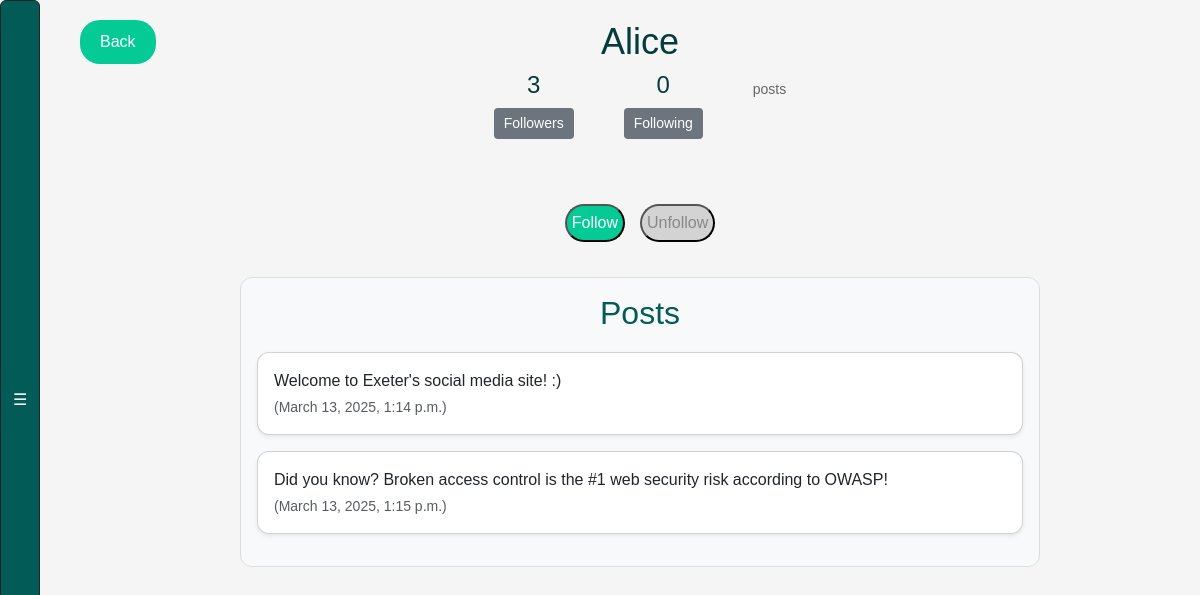
Before: /profile/1/ (signed in) with the older database file.
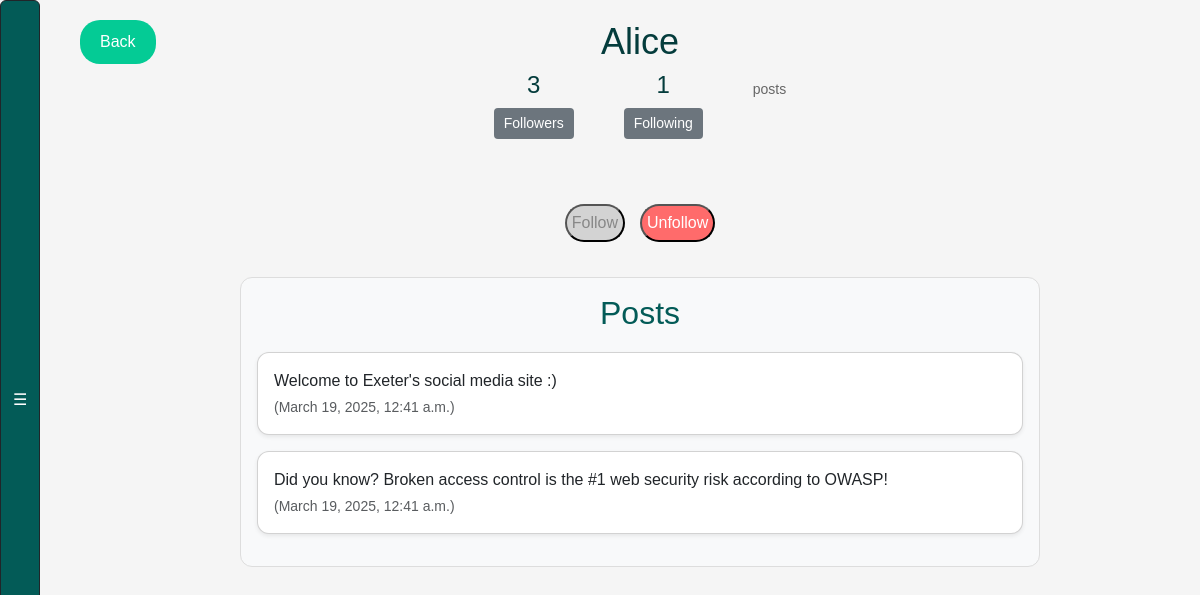
After: the same page with the newer database file.
### webapp/models.py (models this page shows, shortened)
class Profile(models.Model):
    user = models.OneToOneField(User, on_delete=models.CASCADE)
    follows = models.ManyToManyField(
        "self",
        related_name="followed_by",
        symmetrical=False,
        blank=True
    )
    private = models.BooleanField(default=False)
    def create_profile(sender, instance, created, **kwargs):
        if created:
            user_profile = Profile(user=instance)
            user_profile.save()
            user_profile.follows.set([instance.id, 1, 2])
            user_profile.save()
    post_save.connect(create_profile, sender=User)

class Post(models.Model):
    user = models.ForeignKey(
        User, related_name="posts", on_delete=models.DO_NOTHING
    )
    body = models.CharField(max_length=140)
    created_at = models.DateTimeField(auto_now_add=True)

### webapp/views.py (the view, shortened to what this page needs)
# urls.py: path('profile/<int:pk>/', views.profile, name='profile'),
@login_required
def profile(request, pk):
    if not hasattr(request.user, 'profile'):
        missing_profile = Profile(user=request.user)
        missing_profile.save()
    profile = get_object_or_404(Profile, pk=pk)
    flag = None
    return render(request, "profile.html", {"profile": profile, "flag": flag})

### webapp/templates/profile.html (shortened to what this page needs)
{% load static %}
<!DOCTYPE html>
<html>
<head>
    <link href="https://cdn.jsdelivr.net/npm/bootstrap@5.3.0-alpha1/dist/css/bootstrap.min.css" rel="stylesheet">
    <link rel="stylesheet" href="{% static 'css/style.css' %}">
</head>
<body>
    {% include 'exercise_bar.html' %}
    <div class="top-buttons">
        <a href="{% url 'profile_list' %}" class="btn-top">Back</a>
    </div>
    <div class="main-content">
        <div class="profile-header text-center">
            <h1>{{profile.user.username}}</h1>
            <div class="stats">
                <div>
                    <h4>{{ profile.followed_by.count }}</h4>
                    <a href="{% url 'followers' profile.pk %}" class="btn btn-profile">Followers</a>
                </div>
                <div>
                    <h4>{{ profile.follows.count }}</h4>
                    <a href="{% url 'following' profile.pk %}" class="btn btn-profile">Following</a>
                </div>
                <div>
                    <p>posts</p>
                </div>
            </div>
        </div>
        <form method="post">
            <div class="buttons has-addons">
            {% if profile in user.profile.follows.all %}
                <button class="button follow is-static">Follow</button>
                <button class="button unfollow" name="follow" value="unfollow">
                    Unfollow
                </button>
            {% else %}
                <button class="button follow" name="follow" value="follow">
                    Follow
                </button>
                <button class="button unfollow is-static">Unfollow</button>
            {% endif %}
            </div>
        </form>
        <div class="posts-container">
            <div class="posts-scrollable overflow-auto p-3">
                <h2 class="text-center">Posts</h2>
                {% for post in profile.user.posts.all %}
                <div class="post card shadow-sm p-3 mb-3">
                    <p class="mb-1">{{ post.body }}</p>
                    <p class="text-muted small">({{ post.created_at }})</p>
                </div>
                {% empty %}
                <p class="text-center">No posts yet.</p>
                {% endfor %}
            </div>
        </div>
    </div>
</body>
</html>

Changed rows visible on the page:
computed for Profile "Alice": follows.count "0" → "1"
changed Post: body "Welcome to Exeter's social media site! :)" → "Welcome to Exeter's social media site :)"; created_at "March 13, 2025, 1:14 p.m." → "March 19, 2025, 12:41 a.m."
changed Post (number 2 of 2 on the later page): created_at "March 13, 2025, 1:15 p.m." → "March 19, 2025, 12:41 a.m."
